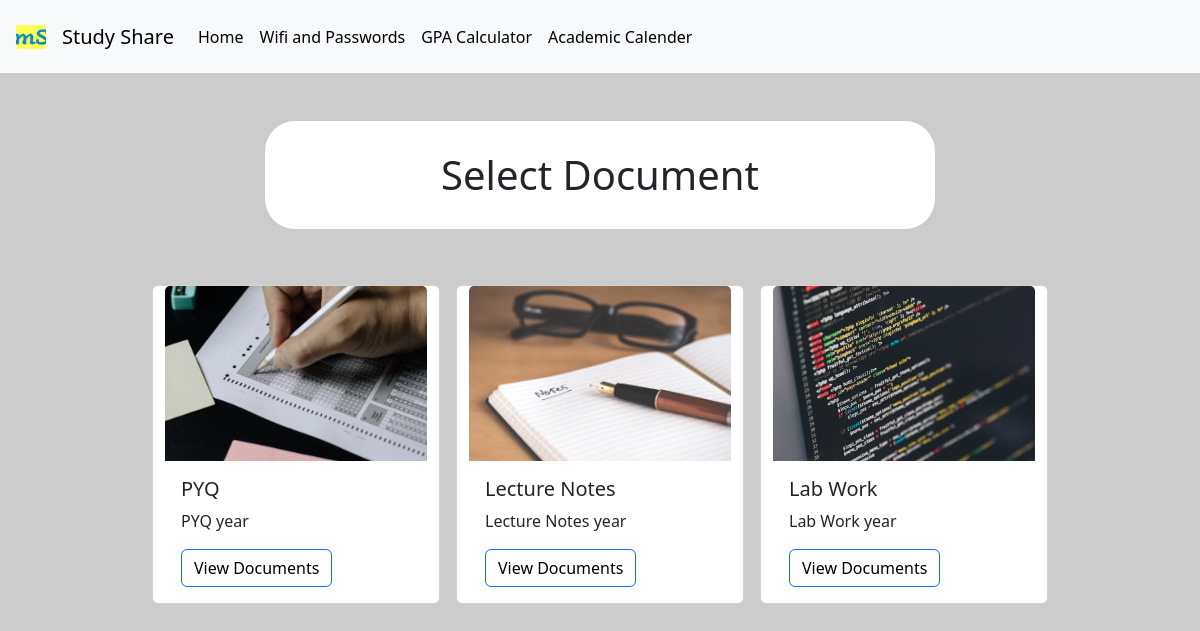
/course_1/year_1/, run on the app's committed database.
### academics/models.py (models this page shows)
class Document_type(models.Model) :
    name = models.CharField(max_length = 50)
    image = models.ImageField(upload_to='academics/images', default="")
    def __str__(self):
        return self.name

### academics/views.py (the view)
# urls.py: path('course_<int:course_id>/year_<int:year>/', views.documents, name = "documents"),
def documents(request, course_id, year):
    print(year)
    year_ob = Year.objects.filter(number = int(year))
    print("DOCUMENTS", year_ob)
    document_type = Document_type.objects.all()
    context = {
        "types" : document_type,
        "course_id" : course_id,
        "year_number": year
    }
    return render(request, 'academics/documents.html', context)

### academics/models.py (called while the page is built)
    def __str__(self):
        return self.name

### academics/templates/academics/documents.html (shortened to what this page needs)
{% extends 'academics/base.html' %}
{% block body %}
        <div class="row">
                <div class="col-12 m-auto mt-5">
                        <h1 class="test text-center bg-white" style="border-radius: 30px;"> Select Document </h1>
                </div>
        </div>
        <div class="row mt-5 justify-content-center">
                {% for type_ in types %}
                <div class="card col-md-12 col-sm-6 m-2" style="width: 18rem;">
                    <img class="img-fluid card-img-top" src = "/media/{{type_.image}}"  alt="Card image cap">
                    <div class="card-body">
                    <h5 class="card-title"> {{type_}} </h5>
                    <p class="card-text"> {{type_}} year</p>
                    <a href= {% url 'show_documents' course_id year_number type_.id %} class="btn btn-primary">View Documents</a>
                    </div>
                </div>
                 {% endfor%}
        </div>
{% endblock %}

### academics/static/academics/styles.css (style rules this page uses)
body { background-image: url("background_image.jpg"); background-color: #cccccc; background-repeat: no-repeat; background-size: cover ; }
a:link { background-color: transparent; text-decoration: none; color: black; }
a { color:black !important; }
.test { border-radius: 30px; margin: 0 calc(100%/5); padding: 30px; font-weight: 500; }

### data on the page
Document_type: image (picture), name "PYQ"
Document_type: image (picture), name "Lecture Notes"
Document_type: image (picture), name "Lab Work"
